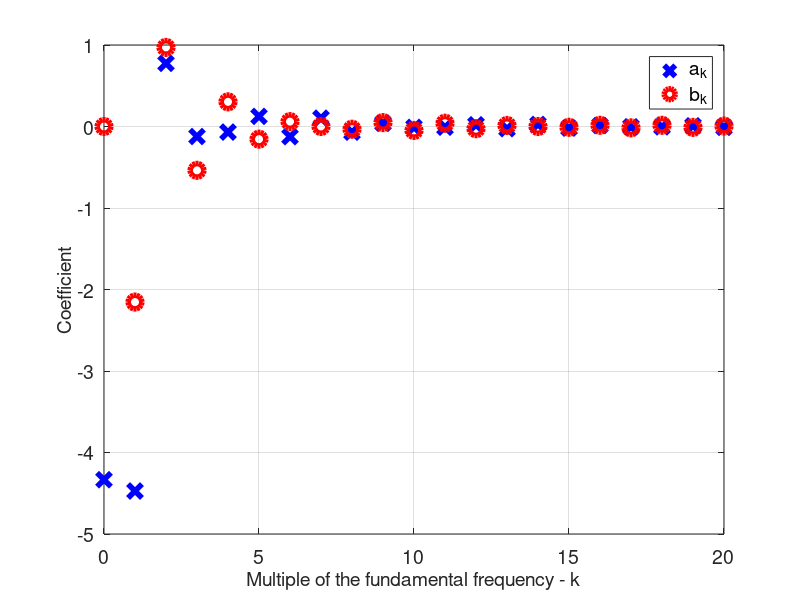

The MATLAB script that drew this image: (Note: this script raises an error after producing the figure.)
clear all
close all
clc
format short eng

u=@(t) heaviside(t);
n=20;
t0=-3;t1=4;
T0=t1-t0;
w0=(2*pi)/T0;
x=@(t) t.^2-t-6;

%iterate through the multiples of the fundamental frequency
for k=0:n;
    %find the weights/coefficients for the cosines
    integrand=@(t) (x(t)).*cos(k.*w0.*t);
    a(k+1)=(2/T0)*integral(integrand,t0,t1);
    
    %find the weights/coefficients for the sines
    integrand=@(t) (x(t)).*sin(k.*w0.*t);
    b(k+1)=(2/T0)*integral(integrand,t0,t1);
end

%plot a_k/b_k over frequency
figure('Renderer', 'painters', 'Position', [391 289 1269 634])
plot(0:length(a)-1,a,'bx','LineWidth',4,'MarkerSize',10)
hold on;grid on
plot(0:length(a)-1,b,'ro','LineWidth',4,'MarkerSize',10)

xlabel('Multiple of the fundamental frequency - k')
ylabel('Coefficient')
legend('a_k','b_k')
set(findall(gcf,'-property','FontSize'),'FontSize',14) 
h=gca; h.MinorGridAlpha=1; h.MinorGridLineStyle='--'; h.GridAlpha=1;

%use a_k/b_k to estimate the original function
t=2*t0:T0/1000:2*t1;
x_hat=(a(1)/2); %DC term

%Can't add the phasor. Move back to the time-domain and add the functions.
%Iterate through the multiple frequencies again
for k=1:n;
    x_hat=x_hat+ a(k+1).*cos(k.*w0.*t)+ b(k+1).*sin(k.*w0.*t);
end

%plot the original function and the estimate
figure('Renderer', 'painters', 'Position', [391 289 1269 634])
hold on;grid on
plot(t,x(t),'ro')
plot(t,x_hat,'LineWidth',3)
xlim([min(t) max(t)])
xlabel('Time (s)')
legend('x(t)','x\_hat(t)')
set(findall(gcf,'-property','FontSize'),'FontSize',14) 
h=gca; h.MinorGridAlpha=1; h.MinorGridLineStyle='--'; h.GridAlpha=1;


